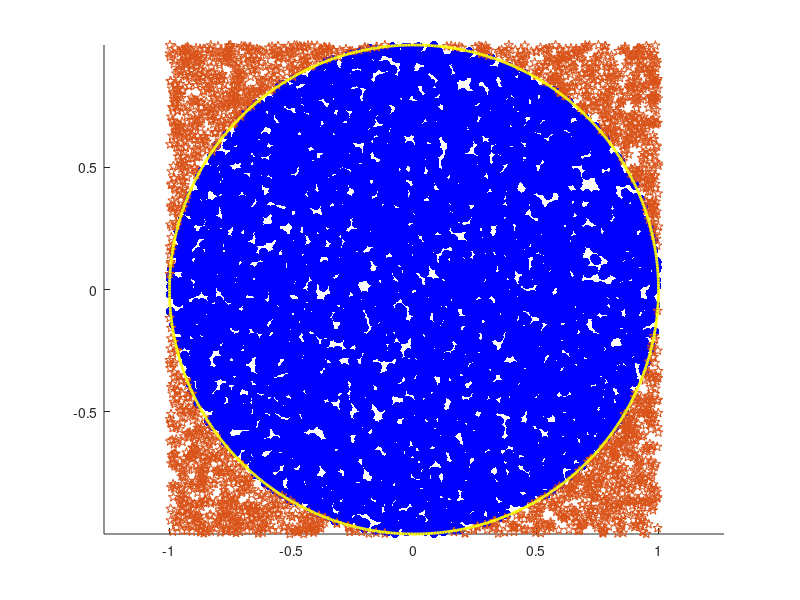

Write the MATLAB code that produced this figure.
function izracun_stevila_pi_brez_poimenovanja_osi()
    nakljucneTocke = 10000;
    radij = 1;
    [ocenjenPi, napaka] = area_pi(nakljucneTocke, radij);
    disp(['Ocenjeno π: ', num2str(ocenjenPi)]);
    disp(['Napaka: ', num2str(napaka)]);
    kroznica_in_tocke(nakljucneTocke, radij);
end

function [ocenjenPi, napaka] = area_pi(nakljucneTocke, radij)
    Krog_znotraj = 0;
    for i = 1:nakljucneTocke
        x = 2 * rand() - 1;
        y = 2 * rand() - 1;
        if x^2 + y^2 <= radij^2
            Krog_znotraj = Krog_znotraj + 1;
        end
    end
    ocenjenPi = 4 * Krog_znotraj / nakljucneTocke;
    napaka = abs(ocenjenPi - pi);
end

function kroznica_in_tocke(nakljucneTocke, radij)
    x = 2 * rand(nakljucneTocke, 1) - 1;
    y = 2 * rand(nakljucneTocke, 1) - 1;
    razdalja = sqrt(x.^2 + y.^2);
    tocke_Znotraj = razdalja <= radij;
    tocke_Zunaj = razdalja > radij;
    scatter(x(tocke_Znotraj), y(tocke_Znotraj), 50, 'b', 'filled');
    hold on;
    scatter(x(tocke_Zunaj), y(tocke_Zunaj), 50, 'magenta', 'pentagram');
    izrisi_kroznico(radij);
    axis equal;
    
end

function izrisi_kroznico(radij)
    theta = linspace(0, 2 * pi, 1000);
    x = radij * cos(theta);
    y = radij * sin(theta);
    plot(x, y, 'y', 'LineWidth', 2);
end
